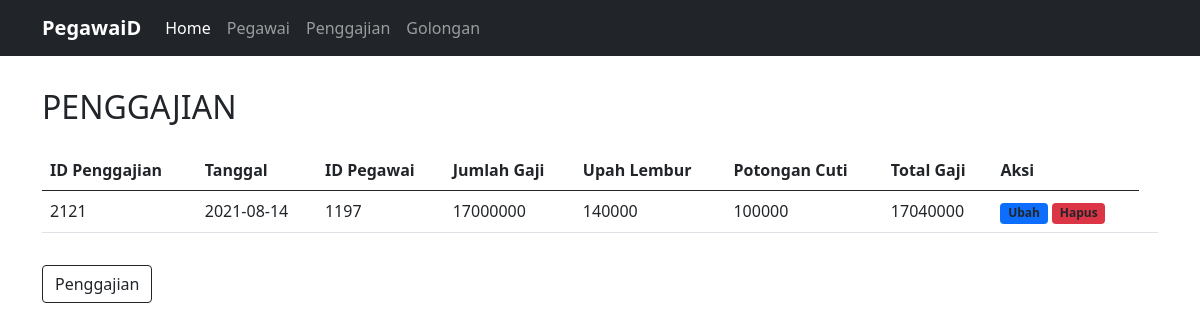
The page /index.php/penggajian on the database its author committed.
### tables this page shows
CREATE TABLE `penggajian` (
  `id_penggajian` int(4) NOT NULL AUTO_INCREMENT,
  `tanggal` date NOT NULL,
  `id_pegawai` int(4) NOT NULL,
  `jumlah_gaji` int(11) NOT NULL,
  `upah_lembur` int(11) NOT NULL,
  `potongan` int(11) NOT NULL,
  `total_gaji` int(11) NOT NULL,
  PRIMARY KEY (`id_penggajian`),
  KEY `id_pegawai` (`id_pegawai`),
  CONSTRAINT `penggajian_ibfk_1` FOREIGN KEY (`id_pegawai`) REFERENCES `pegawai` (`id_pegawai`) ON DELETE CASCADE ON UPDATE CASCADE
);

### application/controllers/Penggajian.php (called while the page is built, shortened)
<?php
class Penggajian extends CI_Controller
{
    public function __construct()
    {
        $this->load->model('Penggajian_model');
        $this->load->library('form_validation');
    }
    public function index()
    {
        $this->load->model('Penggajian_model', 'gaji');
        $data['penggajian'] = $this->gaji->getAllPenggajian();
        $data['judul'] = 'Penggajian Pegawai';
        $this->load->view('templates/header', $data);
        $this->load->view('penggajian/index', $data);
        $this->load->view('templates/footer');
    }
}

### index.php (called while the page is built, shortened)
<?php
require_once BASEPATH.'core/CodeIgniter.php';

### application/models/Penggajian_model.php (called while the page is built, shortened)
<?php
class Penggajian_model extends CI_Model
{
    public function getAllPenggajian()
    {
        return $this->db->get('penggajian')->result_array();
    }
}

### application/views/penggajian/index.php (the view, shortened to what this page needs)
<div class="container">
    <div class="row mt-3">
        <div class="col-md-12">
            <h2>
                <div class="title mt-3">
                    PENGGAJIAN
                </div>
            </h2>
            <table class="table mt-4">
                <thead class="table">
                    <tr>
                        <th scope="col">ID Penggajian</th>
                        <th scope="col">Tanggal</th>
                        <th scope="col">ID Pegawai</th>
                        <th scope="col">Jumlah Gaji</th>
                        <th scope="col">Upah Lembur</th>
                        <th scope="col">Potongan Cuti</th>
                        <th scope="col">Total Gaji</th>
                        <th scope="col">Aksi</th>
                    </tr>
                </thead>
                <tbody>
                    <?php
                    foreach ($penggajian as $gj) :
                    ?>
                        <tr>
                            <td><?= $gj['id_penggajian'] ?></td>
                            <td><?= $gj['tanggal'] ?></td>
                            <td><?= $gj['id_pegawai'] ?></td>
                            <td><?= $gj['jumlah_gaji'] ?></td>
                            <td><?= $gj['upah_lembur'] ?></td>
                            <td><?= $gj['potongan'] ?></td>
                            <td><?= $gj['total_gaji'] ?></td>
                            <td><a href="<?= base_url(); ?>penggajian/ubah/<?= $gj['id_penggajian']; ?>"><span class="badge bg-primary text-dark">Ubah</span></a>
                                <a href="<?= base_url(); ?>penggajian/hapus/<?= $gj['id_penggajian']; ?>" onclick="return confirm('Yakin?');"><span class="badge bg-danger text-dark">Hapus</span></a>
                            <td>
                        </tr>
                    <?php endforeach ?>
                </tbody>
            </table>
        </div>
    </div>
    <div class="row mt-3">
        <div class="col">
            <a href="<?= base_url('') ?>penggajian/tambah" class="btn btn-outline-dark">Penggajian</a>
        </div>
    </div>
</div>

### rows shown on the page
penggajian: id_penggajian "2121", tanggal "2021-08-14", id_pegawai "1197", jumlah_gaji "17000000", upah_lembur "140000", potongan "100000", total_gaji "17040000"
